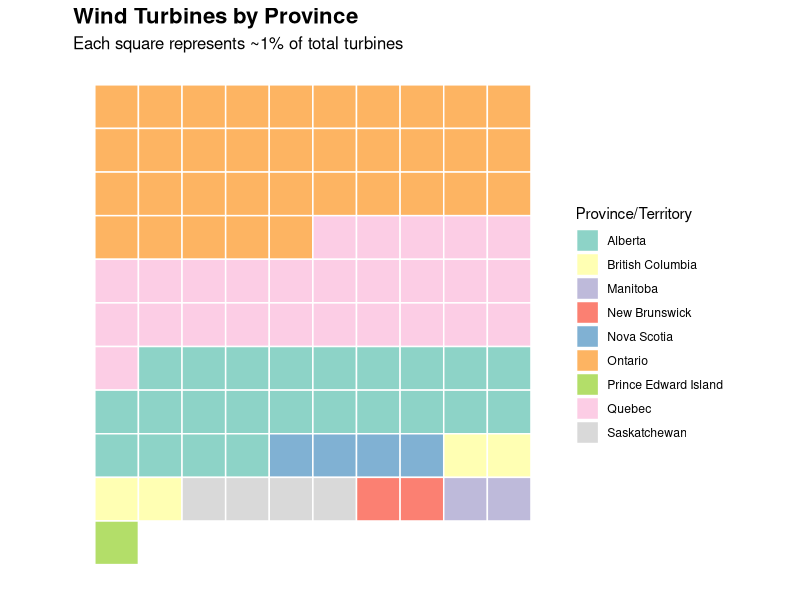
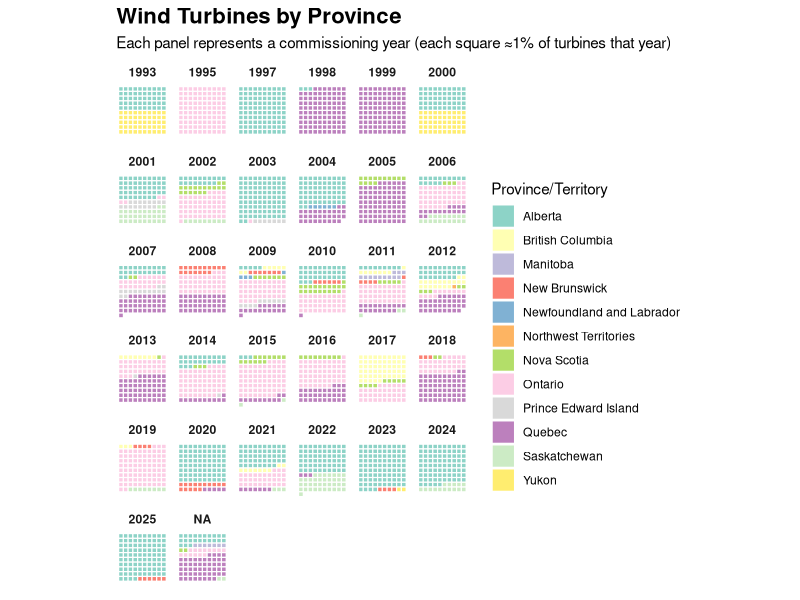
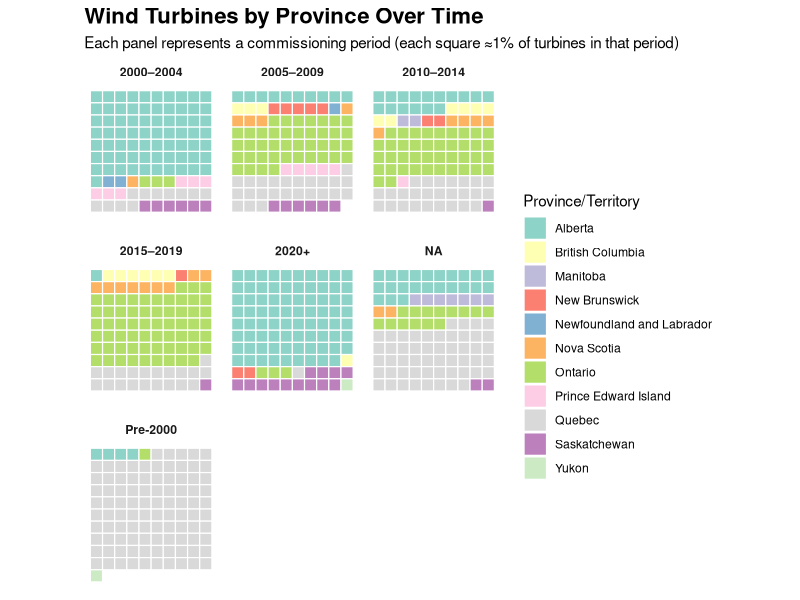
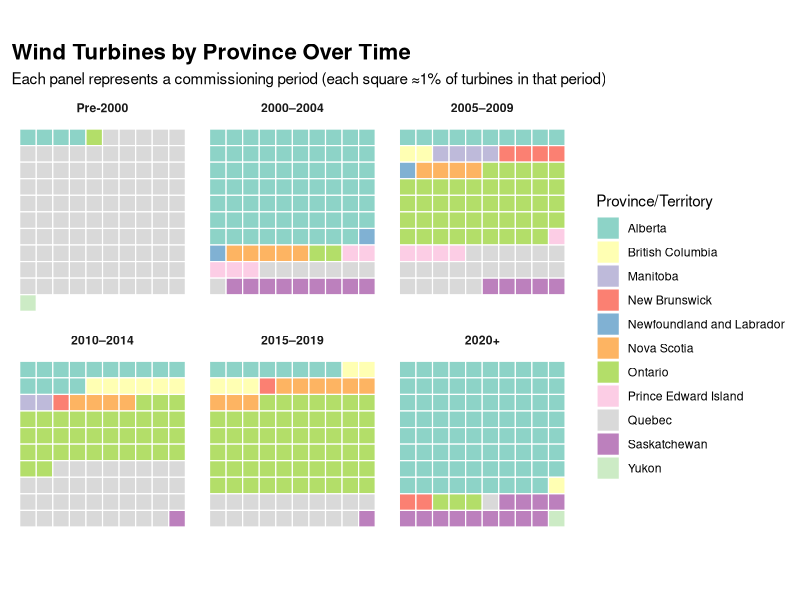
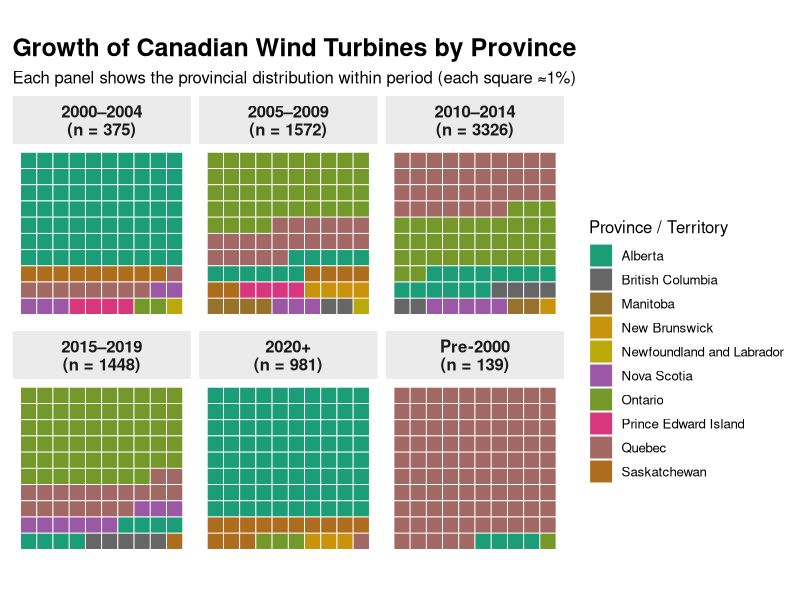
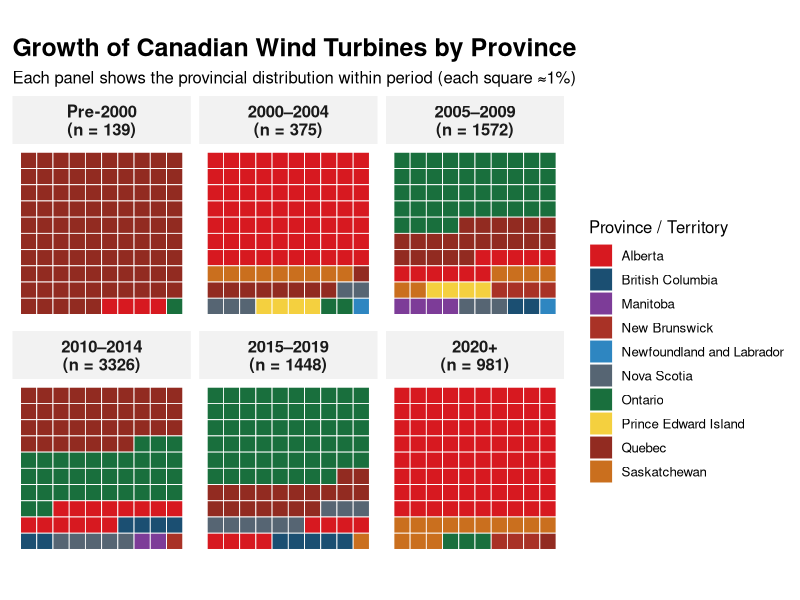
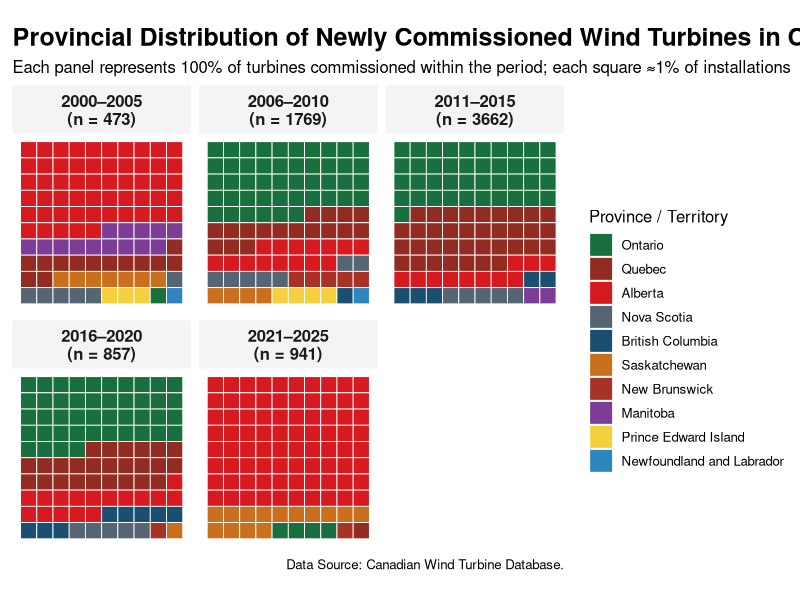

Here is the R script that generated these plots, in order:
# ---------------------------
# Load Libraries
# ---------------------------
library(tidyverse)
library(readxl)

# ---------------------------
# Load Data
# ---------------------------
df <- read_excel("Wind_Turbine_Database_en (2).xlsx")

# ---------------------------
# Count turbines per province
# ---------------------------
turbine_summary <- df %>%
  count(Province_Territory, name = "num_turbines") %>%
  arrange(desc(num_turbines)) %>%
  mutate(
    percent = num_turbines / sum(num_turbines) * 100,
    percent_round = round(percent)
  )

# ---------------------------
# Expand into 100-grid (waffle style)
# ---------------------------
grid_data <- turbine_summary %>%
  uncount(percent_round) %>%
  mutate(
    id = row_number(),
    row = ceiling(id / 10),
    col = ifelse(id %% 10 == 0, 10, id %% 10)
  )

# ---------------------------
# Plot Grid Chart
# ---------------------------
ggplot(grid_data, aes(x = col, y = -row, fill = Province_Territory)) +
  geom_tile(color = "white", size = 0.5) +
  coord_equal() +
  scale_fill_brewer(palette = "Set3") +
  labs(
    title = "Wind Turbines by Province",
    subtitle = "Each square represents ~1% of total turbines",
    fill = "Province/Territory"
  ) +
  theme_minimal() +
  theme(
    axis.text = element_blank(),
    axis.title = element_blank(),
    panel.grid = element_blank(),
    plot.title = element_text(face = "bold", size = 16),
    plot.subtitle = element_text(size = 12)
  )


# ---------------------------
# Load Libraries
# ---------------------------
library(tidyverse)
library(readxl)

# ---------------------------
# Load Data
# ---------------------------
df <- read_excel("Wind_Turbine_Database_en (2).xlsx")

# Make sure Commissioning is treated as numeric
df <- df %>%
  mutate(Commissioning = as.numeric(Commissioning))

# ---------------------------
# Summarize by Year + Province
# ---------------------------
year_summary <- df %>%
  group_by(Commissioning, Province_Territory) %>%
  summarise(num_turbines = n(), .groups = "drop") %>%
  group_by(Commissioning) %>%
  mutate(
    percent = num_turbines / sum(num_turbines) * 100,
    percent_round = round(percent)
  ) %>%
  ungroup()

# ---------------------------
# Expand to 100-square waffle per year
# ---------------------------
grid_data <- year_summary %>%
  group_by(Commissioning) %>%
  uncount(percent_round) %>%
  mutate(
    id = row_number(),
    row = ceiling(id / 10),
    col = ifelse(id %% 10 == 0, 10, id %% 10)
  ) %>%
  ungroup()

# ---------------------------
# Plot Faceted Waffle Charts
# ---------------------------
ggplot(grid_data, aes(x = col, y = -row, fill = Province_Territory)) +
  geom_tile(color = "white", size = 0.4) +
  coord_equal() +
  facet_wrap(~ Commissioning) +
  scale_fill_brewer(palette = "Set3") +
  labs(
    title = "Wind Turbines by Province",
    subtitle = "Each panel represents a commissioning year (each square ≈1% of turbines that year)",
    fill = "Province/Territory"
  ) +
  theme_minimal() +
  theme(
    axis.text = element_blank(),
    axis.title = element_blank(),
    panel.grid = element_blank(),
    strip.text = element_text(face = "bold"),
    plot.title = element_text(face = "bold", size = 16)
  )


# ---------------------------
# Load Libraries
# ---------------------------
library(tidyverse)
library(readxl)

# ---------------------------
# Load Data
# ---------------------------
df <- read_excel("Wind_Turbine_Database_en (2).xlsx")

df <- df %>%
  mutate(
    Commissioning = as.numeric(Commissioning),
    
    # Create 5-year bins
    Period = case_when(
      Commissioning < 2000 ~ "Pre-2000",
      Commissioning >= 2000 & Commissioning < 2005 ~ "2000–2004",
      Commissioning >= 2005 & Commissioning < 2010 ~ "2005–2009",
      Commissioning >= 2010 & Commissioning < 2015 ~ "2010–2014",
      Commissioning >= 2015 & Commissioning < 2020 ~ "2015–2019",
      Commissioning >= 2020 ~ "2020+",
      TRUE ~ "NA"
    )
  )

# ---------------------------
# Summarize by Period + Province
# ---------------------------
period_summary <- df %>%
  group_by(Period, Province_Territory) %>%
  summarise(num_turbines = n(), .groups = "drop") %>%
  group_by(Period) %>%
  mutate(
    percent = num_turbines / sum(num_turbines) * 100,
    percent_round = round(percent)
  ) %>%
  ungroup()

# ---------------------------
# Expand to 100-tile waffle per period
# ---------------------------
grid_data <- period_summary %>%
  group_by(Period) %>%
  uncount(percent_round) %>%
  mutate(
    id = row_number(),
    row = ceiling(id / 10),
    col = ifelse(id %% 10 == 0, 10, id %% 10)
  ) %>%
  ungroup()

# ---------------------------
# Plot
# ---------------------------
ggplot(grid_data, aes(x = col, y = -row, fill = Province_Territory)) +
  geom_tile(color = "white", size = 0.4) +
  coord_equal() +
  facet_wrap(~ Period, ncol = 3) +
  scale_fill_brewer(palette = "Set3") +
  labs(
    title = "Wind Turbines by Province Over Time",
    subtitle = "Each panel represents a commissioning period (each square ≈1% of turbines in that period)",
    fill = "Province/Territory"
  ) +
  theme_minimal() +
  theme(
    axis.text = element_blank(),
    axis.title = element_blank(),
    panel.grid = element_blank(),
    strip.text = element_text(face = "bold"),
    plot.title = element_text(face = "bold", size = 16)
  )


# ---------------------------
# Load Libraries
# ---------------------------
library(tidyverse)
library(readxl)
library(stringr)

# ---------------------------
# Load Data
# ---------------------------
df <- read_excel("Wind_Turbine_Database_en (2).xlsx")

# ---------------------------
# Clean Commissioning Year
# Handles values like "2019/2021"
# ---------------------------
df <- df %>%
  mutate(
    Commissioning = as.character(Commissioning),
    
    # Extract first 4-digit year
    Commissioning_year = str_extract(Commissioning, "\\d{4}") %>%
      as.numeric()
  )

# ---------------------------
# Create Time Periods
# ---------------------------
df <- df %>%
  mutate(
    Period = case_when(
      Commissioning_year < 2000 ~ "Pre-2000",
      Commissioning_year >= 2000 & Commissioning_year < 2005 ~ "2000–2004",
      Commissioning_year >= 2005 & Commissioning_year < 2010 ~ "2005–2009",
      Commissioning_year >= 2010 & Commissioning_year < 2015 ~ "2010–2014",
      Commissioning_year >= 2015 & Commissioning_year < 2020 ~ "2015–2019",
      Commissioning_year >= 2020 ~ "2020+",
      TRUE ~ NA_character_
    )
  ) %>%
  filter(!is.na(Period))  # remove true missing years

# ---------------------------
# Order Periods Chronologically
# ---------------------------
df$Period <- factor(
  df$Period,
  levels = c("Pre-2000", "2000–2004", "2005–2009",
             "2010–2014", "2015–2019", "2020+")
)

# ---------------------------
# Summarize Turbines by Period + Province
# ---------------------------
period_summary <- df %>%
  group_by(Period, Province_Territory) %>%
  summarise(num_turbines = n(), .groups = "drop") %>%
  group_by(Period) %>%
  mutate(
    percent = num_turbines / sum(num_turbines) * 100,
    percent_round = round(percent)
  ) %>%
  ungroup()

# ---------------------------
# Expand to 100-tile waffle per period
# ---------------------------
grid_data <- period_summary %>%
  group_by(Period) %>%
  uncount(percent_round) %>%
  mutate(
    id = row_number(),
    row = ceiling(id / 10),
    col = ifelse(id %% 10 == 0, 10, id %% 10)
  ) %>%
  ungroup()

# ---------------------------
# Plot Faceted Waffle Charts
# ---------------------------
ggplot(grid_data, aes(x = col, y = -row, fill = Province_Territory)) +
  geom_tile(color = "white", size = 0.4) +
  coord_equal() +
  facet_wrap(~ Period, ncol = 3) +
  scale_fill_brewer(palette = "Set3") +
  labs(
    title = "Wind Turbines by Province Over Time",
    subtitle = "Each panel represents a commissioning period (each square ≈1% of turbines in that period)",
    fill = "Province/Territory"
  ) +
  theme_minimal() +
  theme(
    axis.text = element_blank(),
    axis.title = element_blank(),
    panel.grid = element_blank(),
    strip.text = element_text(face = "bold"),
    plot.title = element_text(face = "bold", size = 16)
  )

# ---------------------------
# Load Libraries
# ---------------------------
library(tidyverse)
library(readxl)
library(stringr)
library(RColorBrewer)
library(scales)

# ---------------------------
# Load Data
# ---------------------------
df <- read_excel("Wind_Turbine_Database_en (2).xlsx")

# ---------------------------
# Clean Commissioning Year
# ---------------------------
df <- df %>%
  mutate(
    Commissioning = as.character(Commissioning),
    Commissioning_year = str_extract(Commissioning, "\\d{4}") %>%
      as.numeric()
  )

# ---------------------------
# Create Time Periods
# ---------------------------
df <- df %>%
  mutate(
    Period = case_when(
      Commissioning_year < 2000 ~ "Pre-2000",
      Commissioning_year >= 2000 & Commissioning_year < 2005 ~ "2000–2004",
      Commissioning_year >= 2005 & Commissioning_year < 2010 ~ "2005–2009",
      Commissioning_year >= 2010 & Commissioning_year < 2015 ~ "2010–2014",
      Commissioning_year >= 2015 & Commissioning_year < 2020 ~ "2015–2019",
      Commissioning_year >= 2020 ~ "2020+",
      TRUE ~ NA_character_
    )
  ) %>%
  filter(!is.na(Period))

# Order Periods Chronologically
df$Period <- factor(
  df$Period,
  levels = c("Pre-2000", "2000–2004", "2005–2009",
             "2010–2014", "2015–2019", "2020+")
)

# ---------------------------
# Add Total Turbines per Period
# ---------------------------
period_totals <- df %>%
  count(Period)

df <- df %>%
  left_join(period_totals, by = "Period") %>%
  rename(total_turbines = n) %>%
  mutate(
    Period_label = paste0(Period, "\n(n = ", total_turbines, ")")
  )

# ---------------------------
# Summarize Turbines by Period + Province
# ---------------------------
period_summary <- df %>%
  group_by(Period_label, Province_Territory) %>%
  summarise(num_turbines = n(), .groups = "drop") %>%
  group_by(Period_label) %>%
  mutate(
    percent = num_turbines / sum(num_turbines) * 100,
    percent_floor = floor(percent),
    remainder = 100 - sum(percent_floor)
  ) %>%
  arrange(Period_label, desc(percent)) %>%
  mutate(
    percent_adjusted = percent_floor +
      ifelse(row_number() <= first(remainder), 1, 0)
  ) %>%
  ungroup()

# ---------------------------
# Expand to 100-Tile Waffle Grid
# ---------------------------
grid_data <- period_summary %>%
  group_by(Period_label) %>%
  uncount(percent_adjusted) %>%
  mutate(
    id = row_number(),
    row = ceiling(id / 10),
    col = ifelse(id %% 10 == 0, 10, id %% 10),
    row = 11 - row     # Builds upward from bottom-left
  ) %>%
  ungroup()

# ---------------------------
# Dynamic High-Contrast Color Palette (FIXED)
# ---------------------------
num_provinces <- length(unique(grid_data$Province_Territory))

province_colors <- colorRampPalette(
  brewer.pal(8, "Dark2")
)(num_provinces)

names(province_colors) <- unique(grid_data$Province_Territory)

# ---------------------------
# Plot Faceted Waffle Charts
# ---------------------------
ggplot(grid_data, aes(x = col, y = row, fill = Province_Territory)) +
  geom_tile(color = "white", size = 0.3) +
  coord_equal() +
  facet_wrap(~ Period_label, ncol = 3) +
  scale_fill_manual(values = province_colors) +
  labs(
    title = "Growth of Canadian Wind Turbines by Province",
    subtitle = "Each panel shows the provincial distribution within period (each square ≈1%)",
    fill = "Province / Territory"
  ) +
  theme_minimal(base_size = 12) +
  theme(
    axis.text = element_blank(),
    axis.title = element_blank(),
    panel.grid = element_blank(),
    strip.background = element_rect(fill = "grey92", color = NA),
    strip.text = element_text(face = "bold", size = 12),
    plot.title = element_text(face = "bold", size = 18),
    plot.subtitle = element_text(size = 12),
    legend.position = "right"
  )


# ---------------------------
# Load Libraries
# ---------------------------
library(tidyverse)
library(readxl)
library(stringr)

# ---------------------------
# Load Data
# ---------------------------
df <- read_excel("Wind_Turbine_Database_en (2).xlsx")

# ---------------------------
# Clean Commissioning Year
# ---------------------------
df <- df %>%
  mutate(
    Commissioning = as.character(Commissioning),
    Commissioning_year = str_extract(Commissioning, "\\d{4}") %>%
      as.numeric()
  )

# ---------------------------
# Create Time Periods
# ---------------------------
df <- df %>%
  mutate(
    Period = case_when(
      Commissioning_year < 2000 ~ "Pre-2000",
      Commissioning_year >= 2000 & Commissioning_year < 2005 ~ "2000–2004",
      Commissioning_year >= 2005 & Commissioning_year < 2010 ~ "2005–2009",
      Commissioning_year >= 2010 & Commissioning_year < 2015 ~ "2010–2014",
      Commissioning_year >= 2015 & Commissioning_year < 2020 ~ "2015–2019",
      Commissioning_year >= 2020 ~ "2020+",
      TRUE ~ NA_character_
    )
  ) %>%
  filter(!is.na(Period))

# ---------------------------
# Order Periods Chronologically
# ---------------------------
df$Period <- factor(
  df$Period,
  levels = c("Pre-2000", "2000–2004", "2005–2009",
             "2010–2014", "2015–2019", "2020+")
)

# ---------------------------
# Add Period Totals to Labels
# ---------------------------
period_totals <- df %>%
  count(Period)

df <- df %>%
  left_join(period_totals, by = "Period") %>%
  rename(total_turbines = n) %>%
  mutate(
    Period_label = paste0(Period, "\n(n = ", total_turbines, ")")
  )

# ---------------------------
# Summarize by Period + Province
# ---------------------------
period_summary <- df %>%
  group_by(Period, Period_label, Province_Territory) %>%
  summarise(num_turbines = n(), .groups = "drop") %>%
  group_by(Period, Period_label) %>%
  mutate(
    percent = num_turbines / sum(num_turbines) * 100,
    percent_floor = floor(percent),
    remainder = 100 - sum(percent_floor)
  ) %>%
  arrange(desc(percent), .by_group = TRUE) %>%
  mutate(
    percent_adjusted = percent_floor +
      ifelse(row_number() <= remainder[1], 1, 0)
  ) %>%
  ungroup()

# ---------------------------
# Expand to 100-Tile Waffle Grid
# ---------------------------
grid_data <- period_summary %>%
  group_by(Period, Period_label) %>%
  uncount(percent_adjusted) %>%
  mutate(
    id = row_number(),
    row = ceiling(id / 10),
    col = ifelse(id %% 10 == 0, 10, id %% 10),
    row = 11 - row   # build upward from bottom-left
  ) %>%
  ungroup()

# ---------------------------
# Ensure Facet Order is Chronological
# ---------------------------
grid_data$Period_label <- factor(
  grid_data$Period_label,
  levels = unique(df$Period_label[order(df$Period)])
)

# ---------------------------
# Canadian-Inspired Color Palette 🇨🇦
# ---------------------------
province_colors <- c(
  "Alberta" = "#D71920",                     # Flag red
  "British Columbia" = "#1B4F72",            # Pacific blue
  "Manitoba" = "#7D3C98",                    # Prairie purple
  "New Brunswick" = "#A93226",               # Deep red
  "Newfoundland and Labrador" = "#2E86C1",   # Atlantic blue
  "Nova Scotia" = "#566573",                 # Coastal grey
  "Ontario" = "#196F3D",                     # Forest green
  "Prince Edward Island" = "#F4D03F",        # Sand gold
  "Quebec" = "#922B21",                      # Burgundy
  "Saskatchewan" = "#CA6F1E",                # Wheat gold
  "Yukon" = "#117A65"                        # Northern teal
)

# Keep only provinces present
province_colors <- province_colors[
  names(province_colors) %in% unique(grid_data$Province_Territory)
]

# ---------------------------
# Plot
# ---------------------------
ggplot(grid_data, aes(x = col, y = row, fill = Province_Territory)) +
  geom_tile(color = "white", size = 0.3) +
  coord_equal() +
  facet_wrap(~ Period_label, ncol = 3) +
  scale_fill_manual(values = province_colors) +
  labs(
    title = "Growth of Canadian Wind Turbines by Province",
    subtitle = "Each panel shows the provincial distribution within period (each square ≈1%)",
    fill = "Province / Territory"
  ) +
  theme_minimal(base_size = 12) +
  theme(
    axis.text = element_blank(),
    axis.title = element_blank(),
    panel.grid = element_blank(),
    strip.background = element_rect(fill = "#F2F2F2", color = NA),
    strip.text = element_text(face = "bold", size = 12),
    plot.title = element_text(face = "bold", size = 18),
    plot.subtitle = element_text(size = 12),
    legend.position = "right"
  )

# -------------------------------------------------
# Canadian Wind Turbine Case Study
# Professional Visualization for Industry Audience
# -------------------------------------------------

# ---------------------------
# Load Libraries
# ---------------------------
library(tidyverse)
library(readxl)
library(stringr)

# ---------------------------
# Load Data
# ---------------------------
df <- read_excel("Wind_Turbine_Database_en (2).xlsx")

# ---------------------------
# Clean Commissioning Year
# ---------------------------
df <- df %>%
  mutate(
    Commissioning = as.character(Commissioning),
    Commissioning_year = str_extract(Commissioning, "\\d{4}") %>%
      as.numeric()
  ) %>%
  filter(!is.na(Commissioning_year))

# ---------------------------
# Create Recommended Time Periods
# ---------------------------
df <- df %>%
  mutate(
    Period = case_when(
      Commissioning_year >= 2000 & Commissioning_year <= 2005 ~ "2000–2005",
      Commissioning_year >= 2006 & Commissioning_year <= 2010 ~ "2006–2010",
      Commissioning_year >= 2011 & Commissioning_year <= 2015 ~ "2011–2015",
      Commissioning_year >= 2016 & Commissioning_year <= 2020 ~ "2016–2020",
      Commissioning_year >= 2021 & Commissioning_year <= 2025 ~ "2021–2025",
      TRUE ~ NA_character_
    )
  ) %>%
  filter(!is.na(Period))

# ---------------------------
# Order Periods Chronologically
# ---------------------------
df$Period <- factor(
  df$Period,
  levels = c("2000–2005", "2006–2010", "2011–2015",
             "2016–2020", "2021–2025")
)

# ---------------------------
# Compute Period Totals for Labels
# ---------------------------
period_totals <- df %>%
  count(Period, name = "total_turbines")

df <- df %>%
  left_join(period_totals, by = "Period") %>%
  mutate(
    Period_label = paste0(Period, "\n(n = ", total_turbines, ")")
  )

# ---------------------------
# Summarize Turbines by Period + Province
# ---------------------------
period_summary <- df %>%
  group_by(Period, Period_label, Province_Territory) %>%
  summarise(num_turbines = n(), .groups = "drop") %>%
  group_by(Period, Period_label) %>%
  mutate(
    percent_exact = num_turbines / sum(num_turbines) * 100,
    percent_floor = floor(percent_exact),
    remainder = 100 - sum(percent_floor)
  ) %>%
  arrange(Period, desc(percent_exact)) %>%
  mutate(
    percent_adjusted = percent_floor +
      ifelse(row_number() <= remainder[1], 1, 0)
  ) %>%
  ungroup()

# ---------------------------
# Expand to 100-Tile Waffle Grid
# ---------------------------
grid_data <- period_summary %>%
  group_by(Period, Period_label) %>%
  uncount(percent_adjusted) %>%
  mutate(
    tile_id = row_number(),
    row = ceiling(tile_id / 10),
    col = ifelse(tile_id %% 10 == 0, 10, tile_id %% 10),
    row = 11 - row   # build bottom-left upward
  ) %>%
  ungroup()

# ---------------------------
# Ensure Facet Order Correct
# ---------------------------
grid_data$Period_label <- factor(
  grid_data$Period_label,
  levels = unique(df$Period_label[order(df$Period)])
)

# ---------------------------
# Order Provinces by Overall Contribution
# (Improves Legend Readability)
# ---------------------------
province_order <- df %>%
  count(Province_Territory, name = "total") %>%
  arrange(desc(total)) %>%
  pull(Province_Territory)

grid_data$Province_Territory <- factor(
  grid_data$Province_Territory,
  levels = province_order
)

# ---------------------------
# Canadian-Inspired Color Palette 🇨🇦
# ---------------------------
province_colors <- c(
  "Alberta" = "#D71920",
  "British Columbia" = "#1B4F72",
  "Manitoba" = "#7D3C98",
  "New Brunswick" = "#A93226",
  "Newfoundland and Labrador" = "#2E86C1",
  "Nova Scotia" = "#566573",
  "Ontario" = "#196F3D",
  "Prince Edward Island" = "#F4D03F",
  "Quebec" = "#922B21",
  "Saskatchewan" = "#CA6F1E",
  "Yukon" = "#117A65",
  "Northwest Territories" = "#34495E"
)

province_colors <- province_colors[
  names(province_colors) %in% unique(grid_data$Province_Territory)
]

# ---------------------------
# Plot
# ---------------------------
ggplot(grid_data, aes(x = col, y = row, fill = Province_Territory)) +
  geom_tile(color = "white", size = 0.3) +
  coord_equal() +
  facet_wrap(~ Period_label, ncol = 3) +
  scale_fill_manual(values = province_colors) +
  labs(
    title = "Provincial Distribution of Newly Commissioned Wind Turbines in Canada (2000–2025)",
    subtitle = "Each panel represents 100% of turbines commissioned within the period; each square ≈1% of installations",
    fill = "Province / Territory",
    caption = "Data Source: Canadian Wind Turbine Database."
  ) +
  theme_minimal(base_size = 12) +
  theme(
    axis.text = element_blank(),
    axis.title = element_blank(),
    panel.grid = element_blank(),
    strip.background = element_rect(fill = "#F4F4F4", color = NA),
    strip.text = element_text(face = "bold", size = 12),
    plot.title = element_text(face = "bold", size = 18),
    plot.subtitle = element_text(size = 12),
    legend.position = "right"
  )
